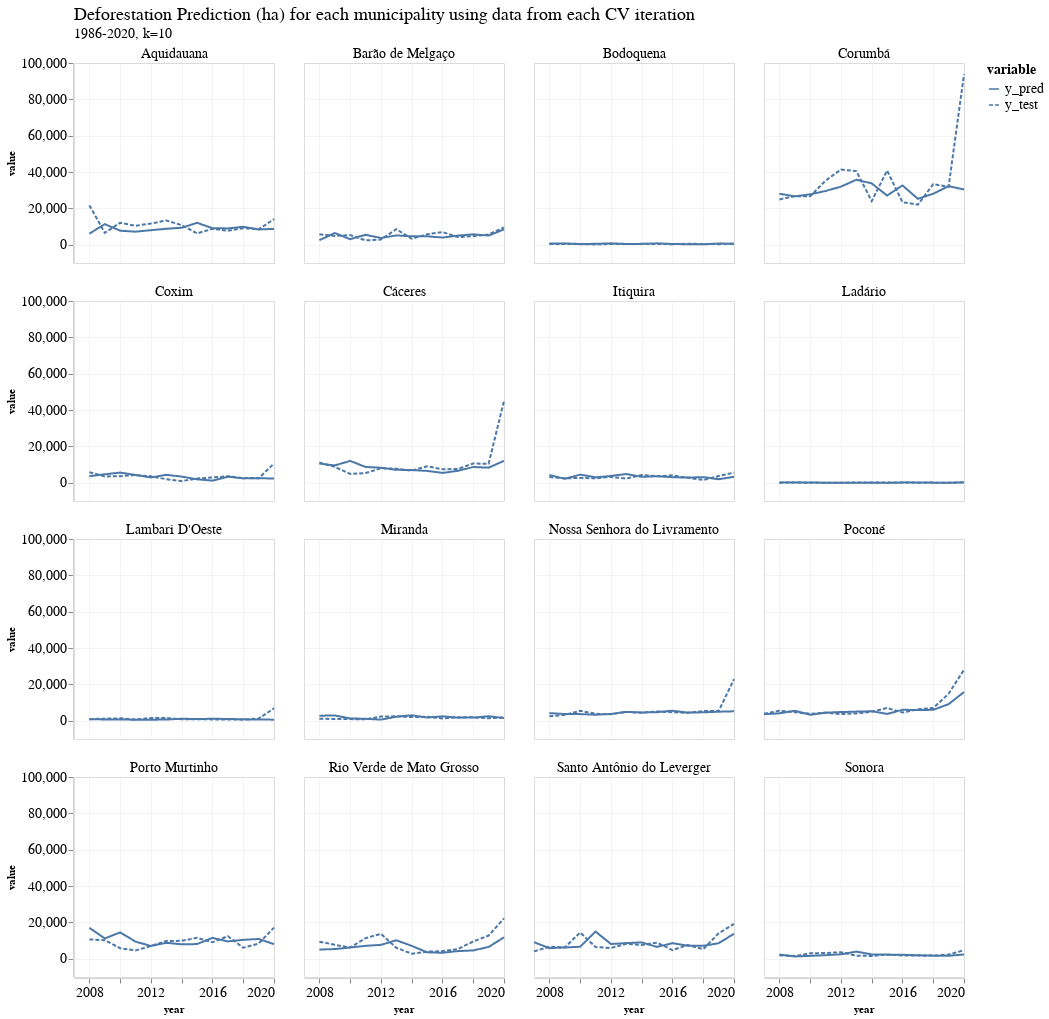

The notebook cell this image was saved under:
### Code cell
line_chart_pred = alt.Chart(final_prediction_df).transform_fold(
    fold=['y_pred', 'y_test'], 
    as_=['variable', 'value']
).mark_line().encode(
    x=alt.X('year:T', axis = alt.Axis(format="%Y")),
    y='value:Q',
    # color=alt.Color("variable:O", scale=alt.Scale(scheme="tableau10")),
    strokeDash='variable:O'
)

# area_chart = alt.Chart(final_prediction_df).mark_area(opacity=0.2).encode(
#     x=alt.X("year_cv:T", axis=alt.Axis(labelAngle=-90)),
#     y=alt.value(0),
#     y2=alt.value(200),
#     color=alt.Color("cv:O", scale=alt.Scale(scheme="set2")),
# )


combined_chart = line_chart_pred #+ area_chart

combined_chart.properties(
    width=200,
    height=200,
).facet(
    'city:N',
    columns=4
).resolve_axis(
    # x='independent',
    # y='independent'
).resolve_scale(
    # x='independent',
    # y='independent'
).properties(
    title=science_theme_title(
        text="Deforestation Prediction (ha) for each municipality using data from each CV iteration", 
        subtitle="1986-2020, k=10"
    ),
)

### Figure 1 — Vega-Lite specification as saved in the notebook (floating-point values rounded to 4 significant figures; data arrays with more than 128 entries replaced by an {"elided": "..."} marker saying what was removed)
{"config": {"view": {"width": 533.3, "height": 300.0, "fill": "white"}, "title": {"align": "left", "anchor": "start", "frame": "group", "font": "Helvetica Neue", "fontSize": 18, "dy": -2, "subtitleFont": "Helvetica Neue", "subtitleFontSize": 14, "fontWeight": "normal"}, "axis": {"domainColor": "lightGrey", "gridColor": "lightGrey", "gridWidth": 0.25, "titleFont": "Helvetica Neue", "titleFontSize": 11, "labelFont": "Helvetica Neue", "labelFontSize": 14}, "legend": {"layout": {"anchor": "start"}, "labelLimit": 0, "titleFontSize": 14, "titleFont": "Helvetica Neue", "labelFontSize": 14, "labelFont": "Helvetica Neue"}, "header": {"title": null, "titleFont": "Helvetica Neue", "labelFont": "Helvetica Neue", "labelFontSize": 14, "labelPadding": 2}, "range": {"category": ["#0C66B5", "#BA1D32", "#0F8E40", "#E56F20", "#862BAF", "#626D69", "#ED5087", "#3DB9E2", "#51DB63", "#E26868", "#FFB270", "#B37CEA", "#A8A1A4", "#FF87CD"]}}, "data": {"name": "data-4b63e63fc83446e3029c29fa707348d1"}, "facet": {"field": "city", "type": "nominal"}, "spec": {"mark": "line", "encoding": {"strokeDash": {"field": "variable", "type": "ordinal"}, "x": {"axis": {"format": "%Y"}, "field": "year", "type": "temporal"}, "y": {"field": "value", "type": "quantitative"}}, "height": 200, "transform": [{"fold": ["y_pred", "y_test"], "as": ["variable", "value"]}], "width": 200}, "columns": 4, "resolve": {"axis": {}, "scale": {}}, "title": {"align": "left", "anchor": "start", "frame": "group", "font": "Helvetica Neue", "fontSize": 18, "dy": -2, "subtitleFont": "Helvetica Neue", "subtitleFontSize": 14, "fontWeight": "normal", "text": "Deforestation Prediction (ha) for each municipality using data from each CV iteration", "subtitle": "1986-2020, k=10"}, "$schema": "https://vega.github.io/schema/vega-lite/v4.17.0.json", "datasets": {"data-4b63e63fc83446e3029c29fa707348d1": {"elided": "210 records"}}}
